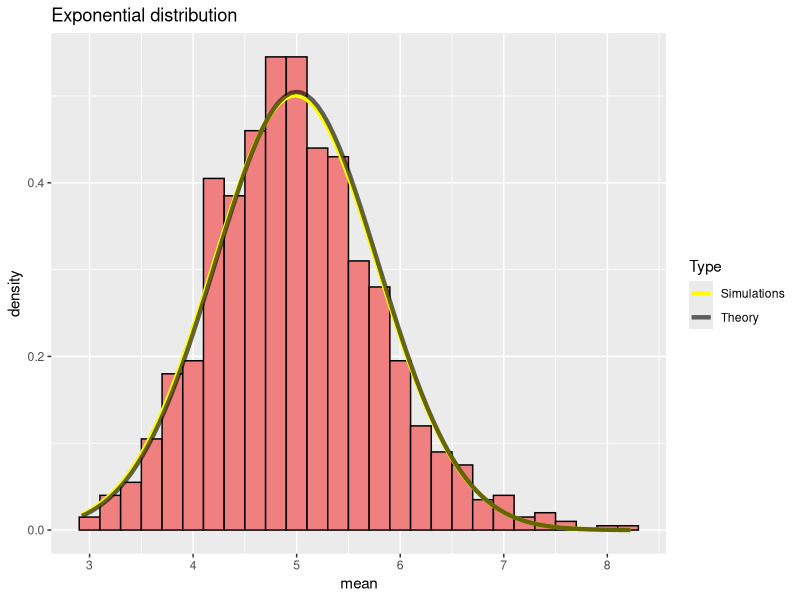
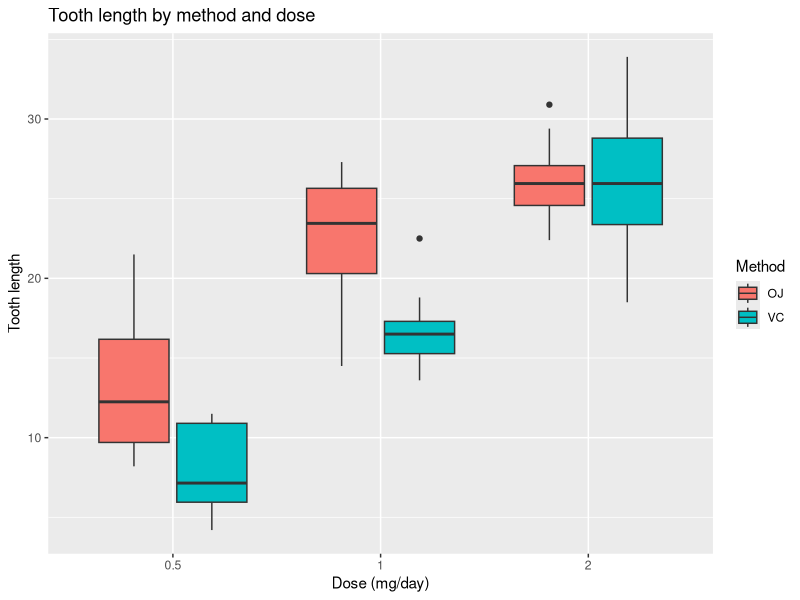

Source code (R) for these figures, in order:
## ---- chunk 1
knitr::opts_chunk$set(echo = TRUE, warning = FALSE, message = FALSE)
## ---- chunk 2
## initialize
n = 40
lambda = 0.2
## ---- chunk 3
n.sim = 1000

set.seed(42)
sim <- replicate(n.sim, rexp(n, lambda))
## ---- chunk 4
mean.sim <- apply(sim, 2, mean)
## ---- chunk 5
mean.sam <- mean(mean.sim)
mean.sam
## ---- chunk 6
mean.theo <- 1 / lambda
mean.theo
## ---- chunk 7
var.sam <- var(mean.sim)
var.sam
## ---- chunk 8
var.theo <- (1/lambda)^2 / n
var.theo
## ---- chunk 9
mean.df <- data.frame(mean = mean.sim)
## ---- chunk 10
library(ggplot2)
hist.sim <- ggplot(mean.df, aes(x = mean)) +
  geom_histogram(aes(y =..density..),
                 binwidth = lambda,
                 fill="lightcoral", 
                 color="black") +
  ggtitle("Exponential distribution")
## ---- chunk 11
hist.sim <- hist.sim + stat_function(fun = dnorm, 
                                     args = list(mean = mean.sam, 
                                                 sd = sqrt(var.sam)),
                                     aes(colour = "Simulations"),
                                     size = 1.5)
## ---- chunk 12
hist.sim <- hist.sim + stat_function(fun = dnorm, 
                                     args = list(mean = mean.theo, 
                                                 sd = sqrt(var.theo)),
                                     aes(colour = "Theory"),
                                     alpha = 0.6,
                                     size = 1.5)
## ---- chunk 13
hist.sim <- hist.sim + scale_colour_manual("Type", values=c("yellow", "black"))
## ---- chunk 14
hist.sim
## ---- chunk 15
data(ToothGrowth)
## ---- chunk 16
str(ToothGrowth)
## ---- chunk 17
apply(is.na(ToothGrowth), 2, sum)
## ---- chunk 18
table(ToothGrowth$supp, ToothGrowth$dose)
## ---- chunk 19
library(ggplot2)
ggplot(ToothGrowth, aes(x = factor(dose), y = len, fill = supp)) +
  geom_boxplot() +
  ggtitle("Tooth length by method and dose") +
  xlab("Dose (mg/day)") +
  ylab("Tooth length") +
  guides(fill=guide_legend(title='Method'))
## ---- chunk 20
summary(ToothGrowth)
## ---- chunk 21
t.test(len ~ supp, data = ToothGrowth, alternative = "two.sided")
## ---- chunk 22
## filter the record with 0.5 or 1.0 dose
filtered.dose <- ToothGrowth[ToothGrowth$dose != 2.0, ]

t.test(len ~ supp, data = filtered.dose, alternative = "greater")
## ---- chunk 23
t.test(len ~ dose, data = filtered.dose, alternative = "less")
